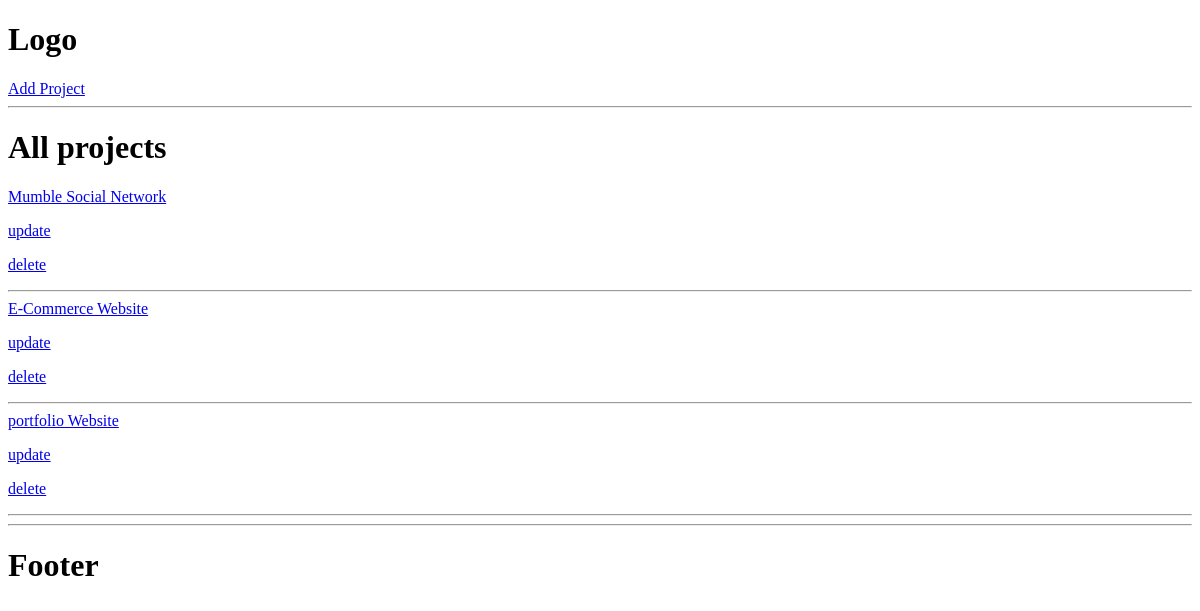
Before: / with the older database file.
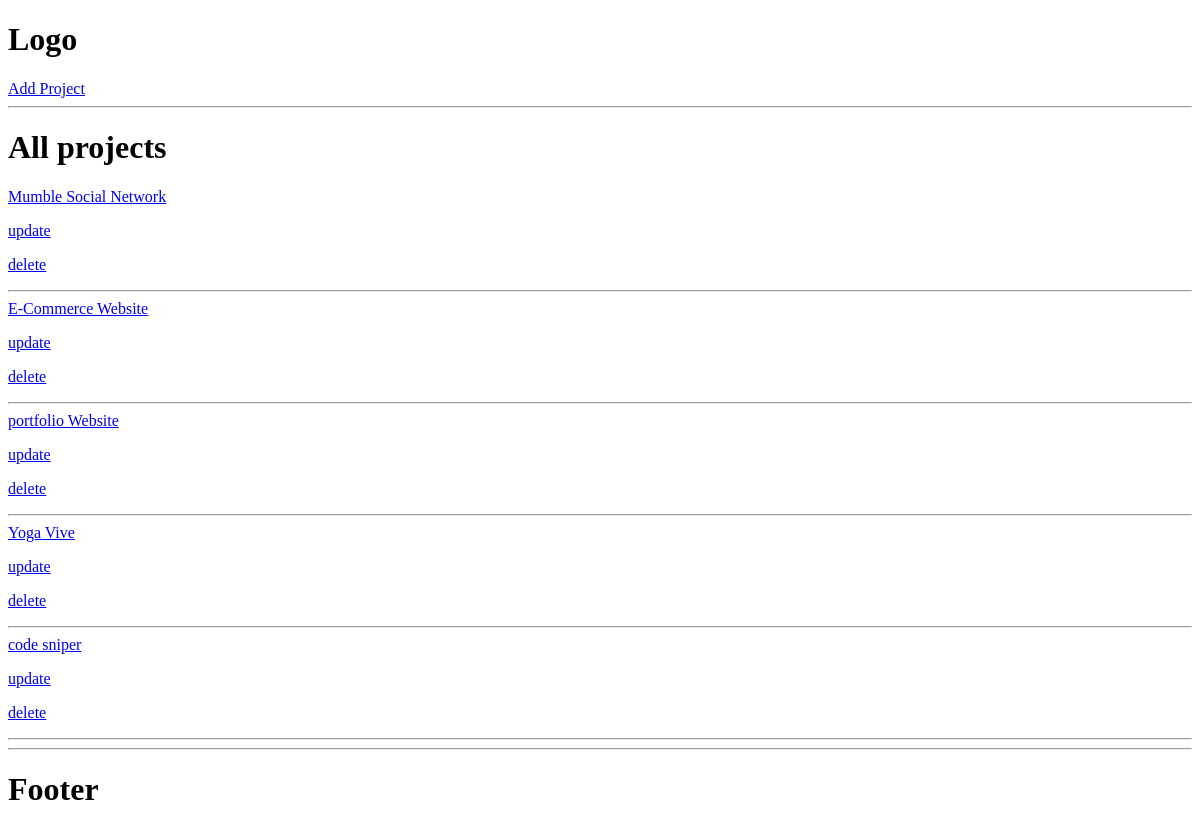
After: the same page with the newer database file.
### projects/models.py (models this page shows, shortened)
class Project(models.Model):
    title = models.CharField(max_length=200)
    description = models.TextField(blank=True, null=True)
    demo_link = models.CharField(max_length=2000, null=True, blank=True)
    source_link = models.CharField(max_length=2000, null=True, blank=True)
    tags = models.ManyToManyField('tag', blank=True)
    vote_total = models.IntegerField(default=0, null=True, blank=True)
    vote_ratio = models.IntegerField(default=0, null=True, blank=True)
    created = models.DateTimeField(auto_now_add=True)
    id = models.UUIDField(default=uuid.uuid4, editable=False, unique=True, primary_key=True)

### projects/views.py (the view)
# urls.py: path('',include('projects.urls')),
def projects(request):
    projects = Project.objects.all()
    context = {'projects': projects}
    return render(request, 'projects/projects.html', context)

### projects/templates/projects/projects.html (shortened to what this page needs)
{% extends "main.html" %}
{% block content %}
<h1>All projects</h1>
{% for project in projects %}
    <a href="{% url 'project' project.id %}">{{project.title}}</a>
    <p><a href="{% url 'update-project' project.id %}">update</a></p>
    <p><a href="{% url 'delete-project' project.id %}">delete</a></p>
    <hr>
{% endfor %}
{% endblock content %}

### templates/main.html (shortened to what this page needs)
<!DOCTYPE html>
<html lang="en">
<head>
</head>
<body>
    {% include 'navbar.html' %}
    {% block content %}
    {% endblock content %}
    <hr>
    <h1>Footer</h1>
</body>
</html>

### templates/navbar.html
<h1>Logo</h1>
<a href="{% url 'create-project' %}">Add Project</a>
<hr>

Changed rows visible on the page:
added Project: title "Yoga Vive"
added Project: title "code sniper"
